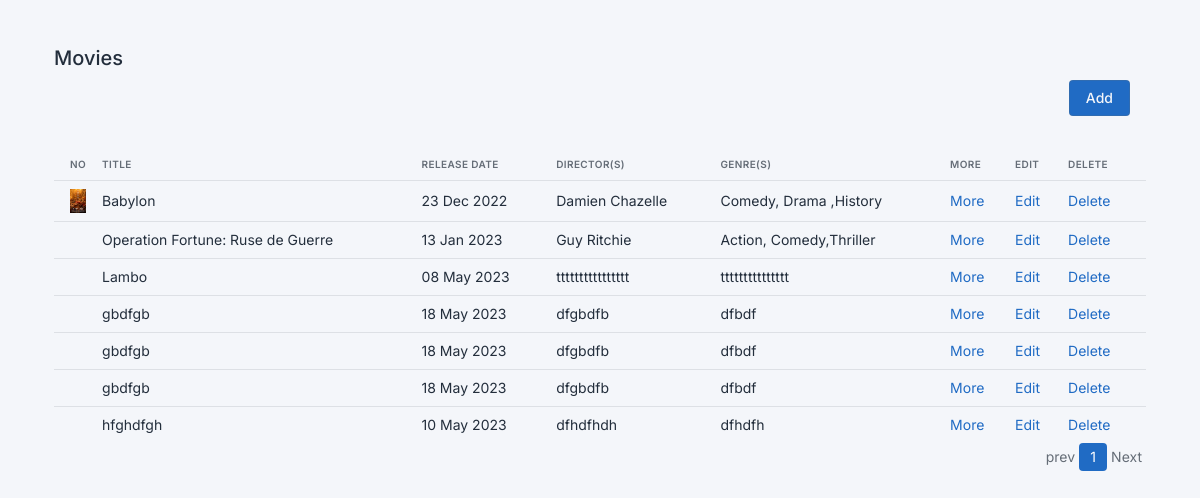
The page / on the database its author committed.
### movies/models.py (models this page shows, shortened)
class Movie(models.Model):
    title = models.CharField(max_length=300)
    release_date = models.DateField()
    directors = models.CharField(max_length=300)
    actors = models.TextField()
    writers = models.CharField(max_length=300)
    genres = models.CharField(max_length=100)
    storyline = models.TextField(blank=True, null=True)
    trailer_url = models.URLField()
    cover = models.ImageField(upload_to="media")
    created_at= models.DateTimeField(auto_now_add=True)
    updated_at = models.DateTimeField(auto_now=True)

### movies/views.py (the view)
# urls.py: path('',views.view_movies, name="view_movies" ),
def view_movies(request):
    movies = Movie.objects.all()
    paginator = Paginator(movies,10)
    page_number = request.GET.get('page')
    movies = paginator.get_page(page_number)
    context = {
        'movies':movies
    }
    return render(request, 'movies/view_movies.html',context)

### templates/movies/view_movies.html (shortened to what this page needs)
{% extends 'base.html' %}
{% load static %}
{% block content %}
<div class="row">
  <div class="col-12">
      <div class="page-title-box d-flex align-items-center justify-content-end pb-3">
          <div class="page-title-right">
            <a type="button" class="btn btn-primary w-100"
                href="{% url 'add_movie' %}">Add
            </a>
          </div>
      </div>
  </div>
</div>
<div class="table-responsive">
  <table class="table table-responsive card-table table-vcenter text-nowrap datatable width=100">
  <thead>
    <tr>
      <th class="w-1">No</th>
      <th>Title</th>
      <th>Release Date</th>
      <th>Director(s)</th>
      <th>Genre(s)</th>
      <th>More</th>
      <th>Edit</th>
      <th>Delete</th>
    </tr>
  </thead>
  <tbody>
    {% for i in movies %}
    <tr>
      <td>
        <img src="media/{{i.cover}}" alt="">
      </td>
      <td>
        {{i.title}}
      </td>
      <td>
        {{i.release_date|date:'d M Y '}}
      </td>
      <td>
        {{i.directors}}
      </td>
      <td>
        {{i.genres}}
      </td>
      <td>
        <a href="{% url 'view_movie' i.id %}">
            More
          </a>
      </td>
      <td>
        <a href="{% url 'edit_movie' i.id %}">
            Edit
          </a>
      </td>
      <td>
        <a href="{% url 'delete_movie' i.id%}">
        Delete</a>
      </td>
    </tr>
    {% endfor %}
  </tbody>
  </table>
  <div class=" d-flex align-items-center">
  <ul class="pagination m-0 ms-auto">
  {% if movies.has_previous %}
  <li class="page-item"><a href="?page={{ movies.previous_page_number }}" class="page-link" href="?page={{ i }}">prev</a></li>
  {% else %}
  <li class="page-item "><a class="page-link" >prev</a></li>
  {% endif %}
  {% for i in movies.paginator.page_range %}
  {% if movies.number == i %}
    <li class="page-item active"><a class="page-link" href="#">{{ i }}</a></li>
  {% else %}
    <li class="page-item"><a class="page-link" href="?page={{ i }}">{{ i }}</a></li>
  {% endif %}
  {% endfor %}
  {% if movies.has_next %}
  <li class="page-item"><a class="page-link" href="?page={{ movies.next_page_number }}">Next</a></li>
  {% else %}
   <li class="page-item"><a class="page-link">Next</a></li>
  {% endif %}
  </ul>
  </div>
  </div>
</div>
{% endblock %}

### rows shown on the page
Movie: cover (picture), title "Babylon", release_date "23 Dec 2022", directors "Damien Chazelle", genres "Comedy, Drama ,History"
Movie: title "Operation Fortune: Ruse de Guerre", release_date "13 Jan 2023", directors "Guy Ritchie", genres "Action, Comedy,Thriller"
Movie: title "Lambo", release_date "08 May 2023", directors "tttttttttttttttt", genres "ttttttttttttttt"
Movie: title "gbdfgb", release_date "18 May 2023", directors "dfgbdfb", genres "dfbdf"
Movie: title "gbdfgb", release_date "18 May 2023", directors "dfgbdfb", genres "dfbdf"
Movie: title "gbdfgb", release_date "18 May 2023", directors "dfgbdfb", genres "dfbdf"
Movie: title "hfghdfgh", release_date "10 May 2023", directors "dfhdfhdh", genres "dfhdfh"

### other values the page prints
{{ i }} "1"
